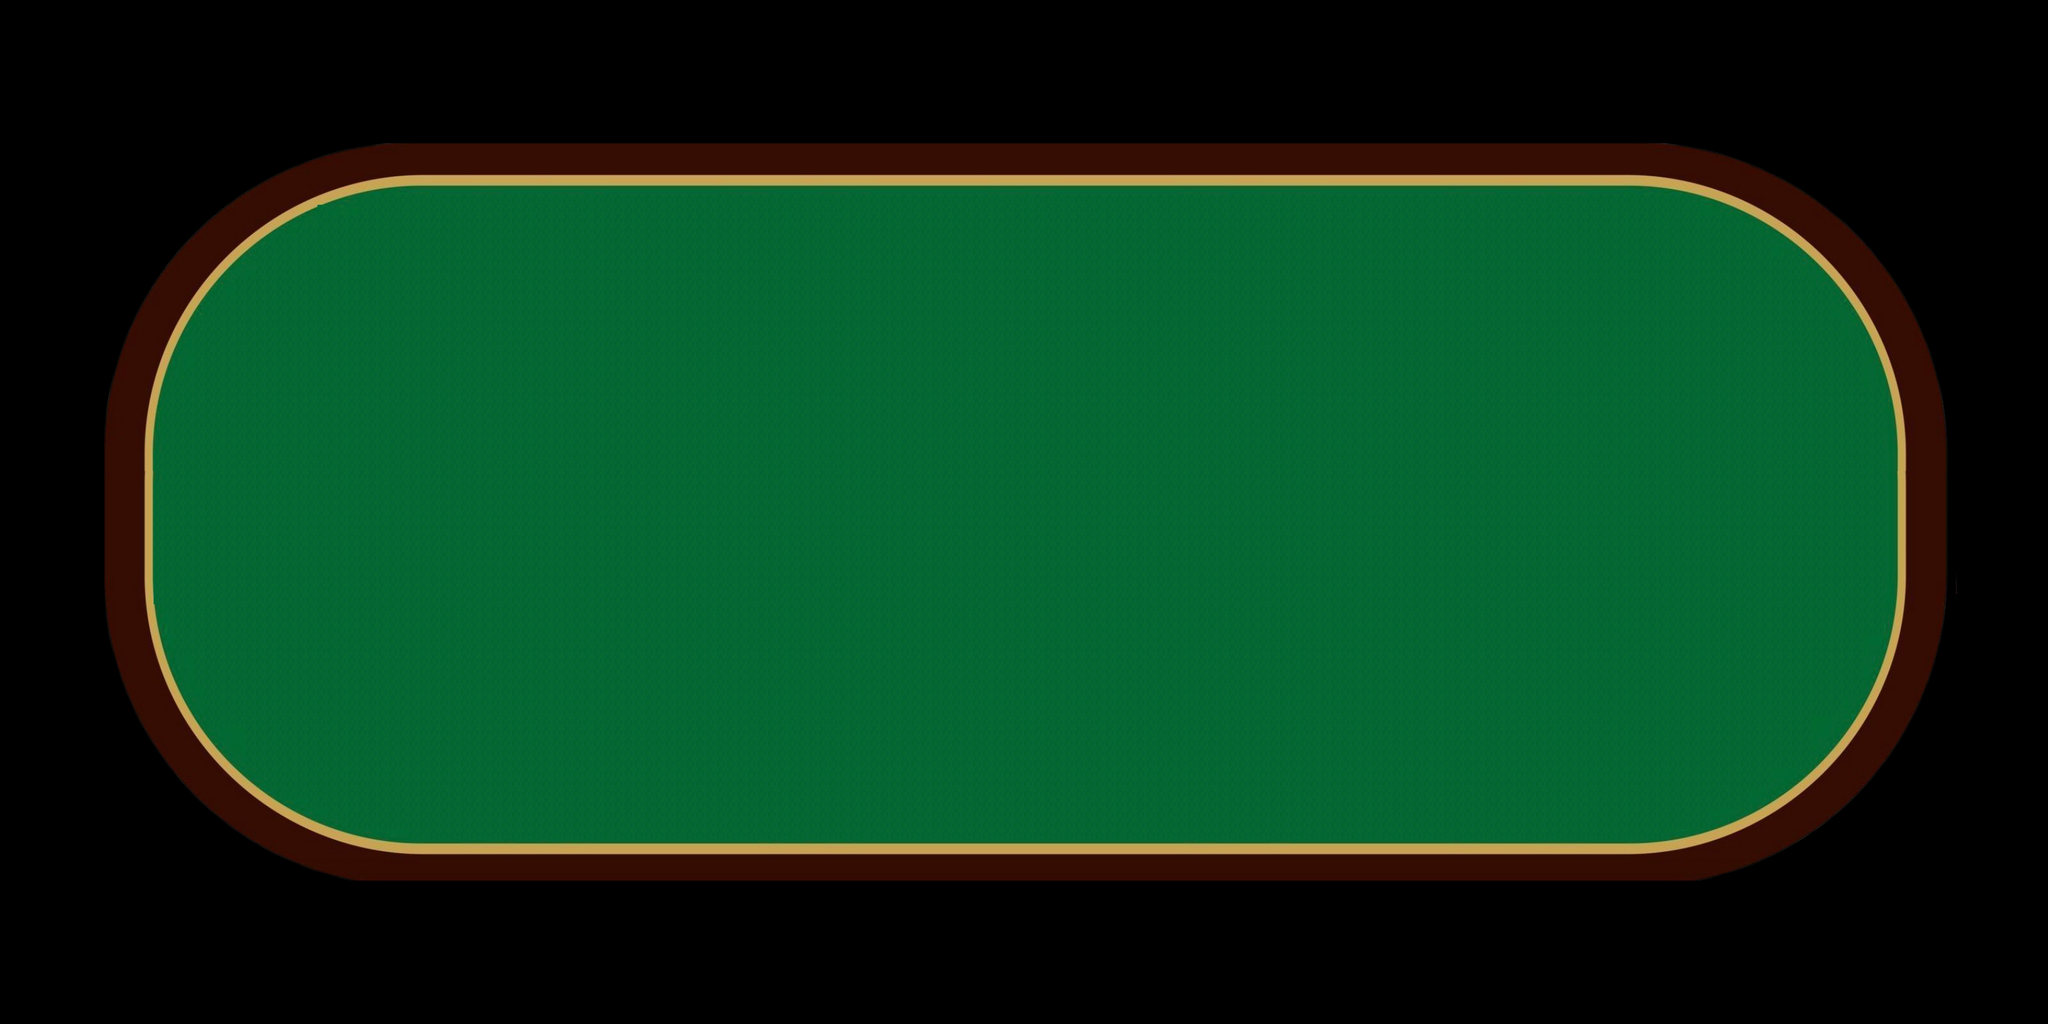

Tiled map render using the project's own tile images. Description and the map definition, with tile-layer contents summarised, below:
An orthogonal 200x100 tile map with 16x16 px tiles, 1 tile layer (Tile Layer 1).

<map version="1.10" tiledversion="1.10.2" orientation="orthogonal" renderorder="right-down" width="200" height="100" tilewidth="16" tileheight="16" infinite="0" nextlayerid="2" nextobjectid="1">
 <editorsettings>
  <export target="table_2.tmx" format="tmx" />
 </editorsettings>
 <tileset firstgid="1" source="../terrains/asd.tsx" />
 <layer id="1" name="Tile Layer 1" width="200" height="100">
  <data>[20000 cells, 16353 non-empty, 2371 distinct tile ids]</data>
 </layer>
</map>